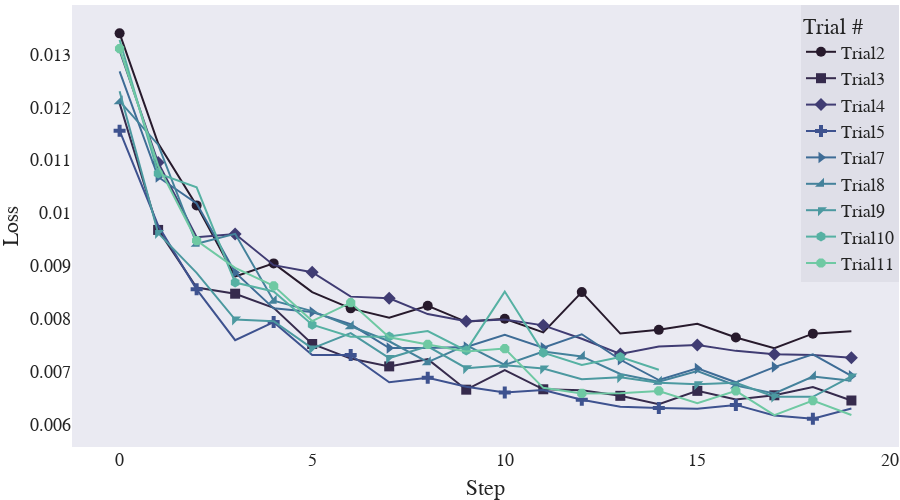

The cell this chart's notebook holds for it:
### Code cell
imp.reload(cplot)
scope = PlotlyScope()
iceice=px.colors.sequential.deep_r.copy()
iceice[-3]="#338866"
print(iceice)
fig=cplot.get_intermediate_plot(study,topx=9,num_trials_threshold=50,color_scale=iceice)


fig.update_layout(
    autosize=False,title_text='Loss Per Training Step', title=None, title_x=0.5, title_y=0.98,
    template="seaborn",
width=900,height=500,
    font_family="Times New Roman",
    font_size=18,
    title_font_family="Times New Roman",
    title_font_size=30,
    margin=dict(l=0, t=5,r=1,  b=1),
    legend_title_text="Trial #",
                  legend=dict(
                      bgcolor='rgba(220,220,230,0.8)',
                  orientation="v",
                yanchor="top",
                y=1,
                xanchor="right",x=1)
    )
fig.update_xaxes(showgrid=False,zeroline=False,)
fig.update_yaxes(showgrid=False,zeroline=False,title_text="Loss")

with open("loss_per_traininground2.pdf", "wb") as f:
    f.write(scope.transform(fig, format="pdf",    width=1000,height=500,))
fig

### Figure 1 — Plotly figure (JSON) as saved in the notebook; plotly's stock layout.template omitted (floating-point values rounded to 4 significant figures)
{"data": [{"marker": {"color": "rgb(39, 26, 44)", "maxdisplayed": 10, "size": 10, "symbol": 0}, "mode": "lines+markers", "name": "Trial2", "type": "scatter", "x": [0, 1, 2, 3, 4, 5, 6, 7, 8, 9, 10, 11, 12, 13, 14, 15, 16, 17, 18, 19], "y": [0.01339, 0.01132, 0.01015, 0.008803, 0.00905, 0.008508, 0.008201, 0.008026, 0.008249, 0.007947, 0.008005, 0.007748, 0.008508, 0.007725, 0.007795, 0.00791, 0.007651, 0.007449, 0.007724, 0.007767]}, {"marker": {"color": "rgb(54, 43, 77)", "maxdisplayed": 10, "size": 10, "symbol": 1}, "mode": "lines+markers", "name": "Trial3", "type": "scatter", "x": [0, 1, 2, 3, 4, 5, 6, 7, 8, 9, 10, 11, 12, 13, 14, 15, 16, 17, 18, 19], "y": [0.01207, 0.009682, 0.008595, 0.008478, 0.008212, 0.007528, 0.007253, 0.007106, 0.007241, 0.006666, 0.007033, 0.006673, 0.006656, 0.006549, 0.00639, 0.006643, 0.006478, 0.00656, 0.006713, 0.006461]}, {"marker": {"color": "rgb(64, 60, 115)", "maxdisplayed": 10, "size": 10, "symbol": 2}, "mode": "lines+markers", "name": "Trial4", "type": "scatter", "x": [0, 1, 2, 3, 4, 5, 6, 7, 8, 9, 10, 11, 12, 13, 14, 15, 16, 17, 18, 19], "y": [0.01307, 0.01096, 0.009545, 0.009607, 0.009017, 0.008883, 0.008423, 0.008393, 0.008094, 0.007958, 0.007993, 0.00788, 0.007626, 0.00734, 0.007482, 0.007508, 0.007398, 0.007337, 0.00732, 0.007269]}, {"marker": {"color": "rgb(62, 82, 143)", "maxdisplayed": 10, "size": 10, "symbol": 3}, "mode": "lines+markers", "name": "Trial5", "type": "scatter", "x": [0, 1, 2, 3, 4, 5, 6, 7, 8, 9, 10, 11, 12, 13, 14, 15, 16, 17, 18, 19], "y": [0.01156, 0.009767, 0.008561, 0.007601, 0.007941, 0.007321, 0.007321, 0.006807, 0.00689, 0.006722, 0.006613, 0.006659, 0.006475, 0.006345, 0.006322, 0.006307, 0.006378, 0.00618, 0.006118, 0.00631]}, {"marker": {"color": "rgb(62, 108, 150)", "maxdisplayed": 10, "size": 10, "symbol": 8}, "mode": "lines+markers", "name": "Trial7", "type": "scatter", "x": [0, 1, 2, 3, 4, 5, 6, 7, 8, 9, 10, 11, 12, 13, 14, 15, 16, 17, 18, 19], "y": [0.01268, 0.01068, 0.01018, 0.008879, 0.008201, 0.008132, 0.007901, 0.007452, 0.007453, 0.007471, 0.0077, 0.007457, 0.007712, 0.007231, 0.006848, 0.007067, 0.006805, 0.007092, 0.007332, 0.006926]}, {"marker": {"color": "rgb(68, 130, 155)", "maxdisplayed": 10, "size": 10, "symbol": 10}, "mode": "lines+markers", "name": "Trial8", "type": "scatter", "x": [0, 1, 2, 3, 4, 5, 6, 7, 8, 9, 10, 11, 12, 13, 14, 15, 16, 17, 18, 19], "y": [0.01211, 0.01129, 0.00942, 0.00961, 0.008345, 0.00815, 0.007863, 0.00758, 0.007184, 0.007507, 0.007135, 0.007386, 0.007294, 0.006961, 0.006817, 0.007015, 0.006745, 0.006594, 0.006913, 0.006835]}, {"marker": {"color": "rgb(76, 153, 160)", "maxdisplayed": 10, "size": 10, "symbol": 12}, "mode": "lines+markers", "name": "Trial9", "type": "scatter", "x": [0, 1, 2, 3, 4, 5, 6, 7, 8, 9, 10, 11, 12, 13, 14, 15, 16, 17, 18, 19], "y": [0.0123, 0.009623, 0.008872, 0.00799, 0.007959, 0.007445, 0.007734, 0.007263, 0.007484, 0.007072, 0.007129, 0.007065, 0.006861, 0.006899, 0.006798, 0.006769, 0.006795, 0.006532, 0.006531, 0.006916]}, {"marker": {"color": "rgb(86, 177, 163)", "maxdisplayed": 10, "size": 10, "symbol": 14}, "mode": "lines+markers", "name": "Trial10", "type": "scatter", "x": [0, 1, 2, 3, 4, 5, 6, 7, 8, 9, 10, 11, 12, 13, 14], "y": [0.01327, 0.01075, 0.01049, 0.008689, 0.008521, 0.007892, 0.007665, 0.007668, 0.007771, 0.007404, 0.008518, 0.007365, 0.007134, 0.007282, 0.007043]}, {"marker": {"color": "rgb(111, 201, 163)", "maxdisplayed": 10, "size": 10, "symbol": 16}, "mode": "lines+markers", "name": "Trial11", "type": "scatter", "x": [0, 1, 2, 3, 4, 5, 6, 7, 8, 9, 10, 11, 12, 13, 14, 15, 16, 17, 18, 19], "y": [0.01311, 0.0109, 0.009482, 0.008965, 0.008626, 0.007962, 0.008309, 0.007655, 0.00752, 0.007385, 0.007441, 0.0067, 0.006594, 0.006597, 0.006641, 0.00641, 0.006642, 0.006184, 0.006458, 0.006188]}], "layout": {"autosize": false, "font": {"family": "Times New Roman", "size": 18}, "height": 500, "legend": {"bgcolor": "rgba(220,220,230,0.8)", "orientation": "v", "title": {"text": "Trial #"}, "x": 1, "xanchor": "right", "y": 1, "yanchor": "top"}, "margin": {"b": 1, "l": 0, "r": 1, "t": 5}, "title": {"font": {"family": "Times New Roman", "size": 30}, "x": 0.5, "y": 0.98}, "width": 900, "xaxis": {"autorange": true, "range": [-1.237, 20.24], "showgrid": false, "title": {"text": "Step"}, "type": "linear", "zeroline": false}, "yaxis": {"autorange": true, "range": [0.005581, 0.01393], "showgrid": false, "title": {"text": "Loss"}, "type": "linear", "zeroline": false}}}
